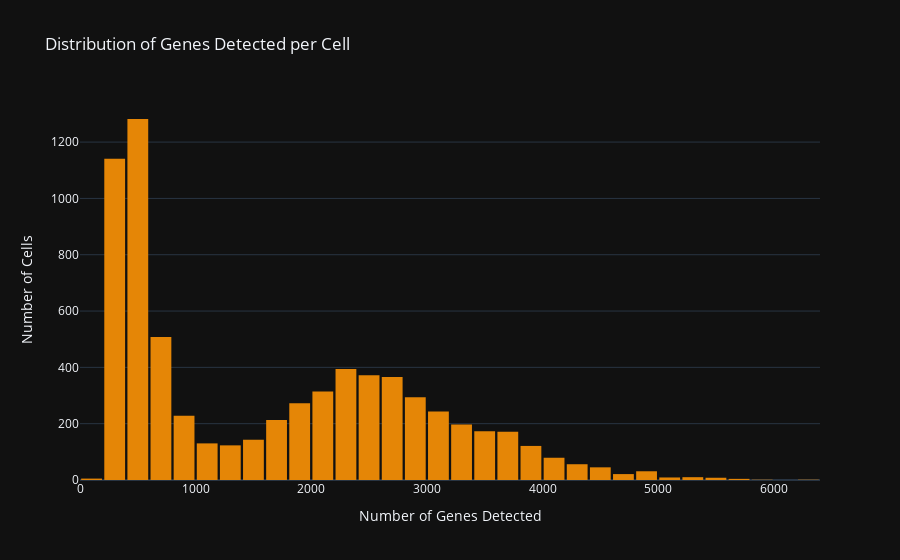

Here is the notebook cell this chart was saved with:
### Code cell
fig_genes = px.histogram(
    adata.obs, 
    x='n_genes', 
    nbins=50, 
    title='Distribution of Genes Detected per Cell',
    labels={'n_genes': 'Number of Genes Detected', 'count': 'Number of Cells'},
    color_discrete_sequence=px.colors.qualitative.Vivid
)

# Update layout for a light background
fig_genes.update_layout(
    xaxis_title='Number of Genes Detected',
    yaxis_title='Number of Cells',
    bargap=0.1,
    template='plotly_dark'  # Light background theme
)

fig_genes.show()

### Figure 1 — Plotly figure (JSON) as saved in the notebook; plotly's stock layout.template omitted (floating-point values rounded to 4 significant figures; data arrays with more than 128 entries replaced by an {"elided": "..."} marker saying what was removed)
{"data": [{"alignmentgroup": "True", "bingroup": "x", "hovertemplate": "Number of Genes Detected=%{x}<br>count=%{y}<extra></extra>", "legendgroup": "", "marker": {"color": "rgb(229, 134, 6)", "pattern": {"shape": ""}}, "name": "", "nbinsx": 50, "offsetgroup": "", "orientation": "v", "showlegend": false, "type": "histogram", "x": {"elided": "6956 int values"}, "xaxis": "x", "yaxis": "y"}], "layout": {"bargap": 0.1, "barmode": "relative", "legend": {"tracegroupgap": 0}, "title": {"text": "Distribution of Genes Detected per Cell"}, "xaxis": {"anchor": "y", "domain": [0, 1], "title": {"text": "Number of Genes Detected"}}, "yaxis": {"anchor": "x", "domain": [0, 1], "title": {"text": "Number of Cells"}}}}
